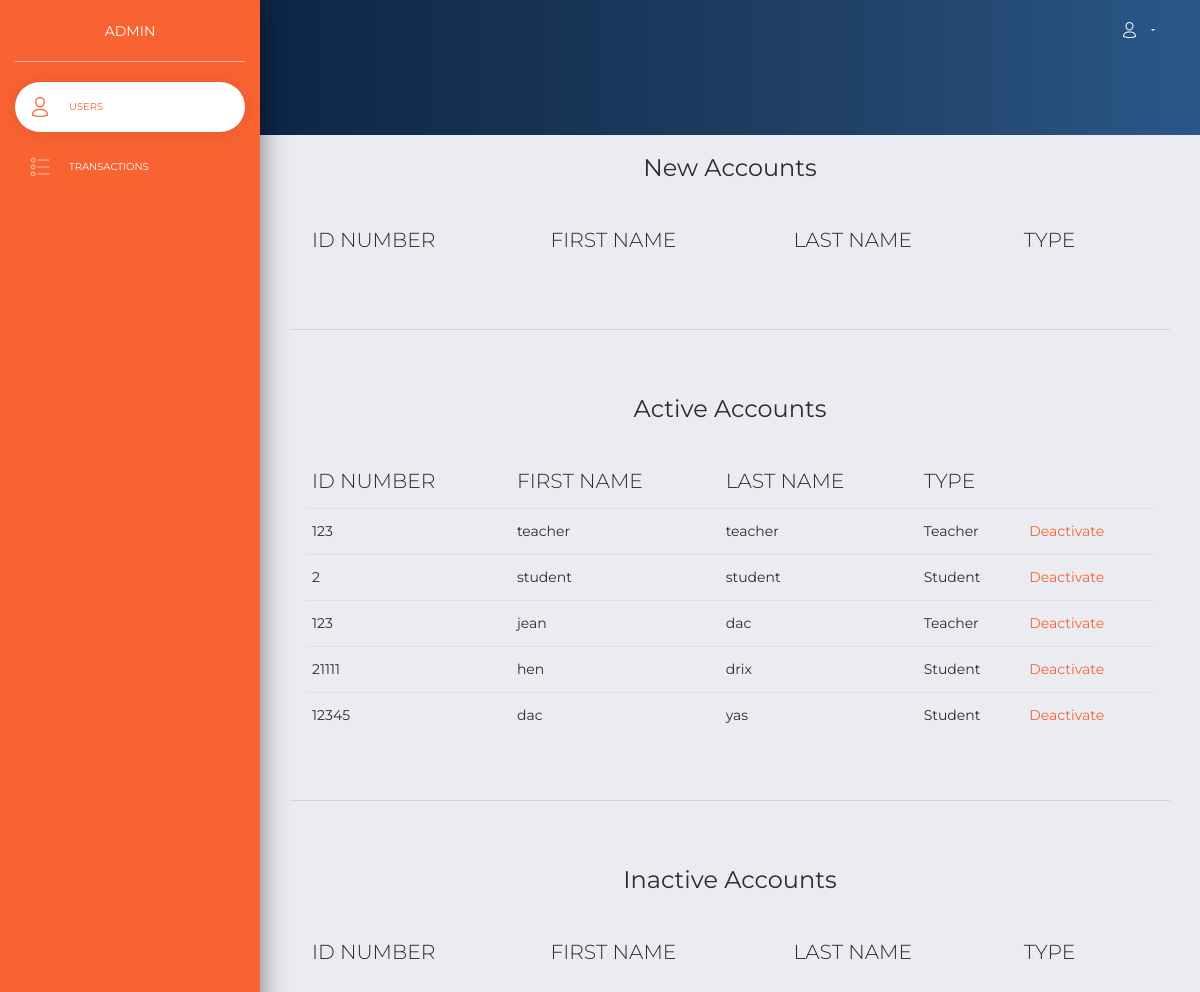
Before: /tekweb/admin/index.php (signed in) with the older database file.
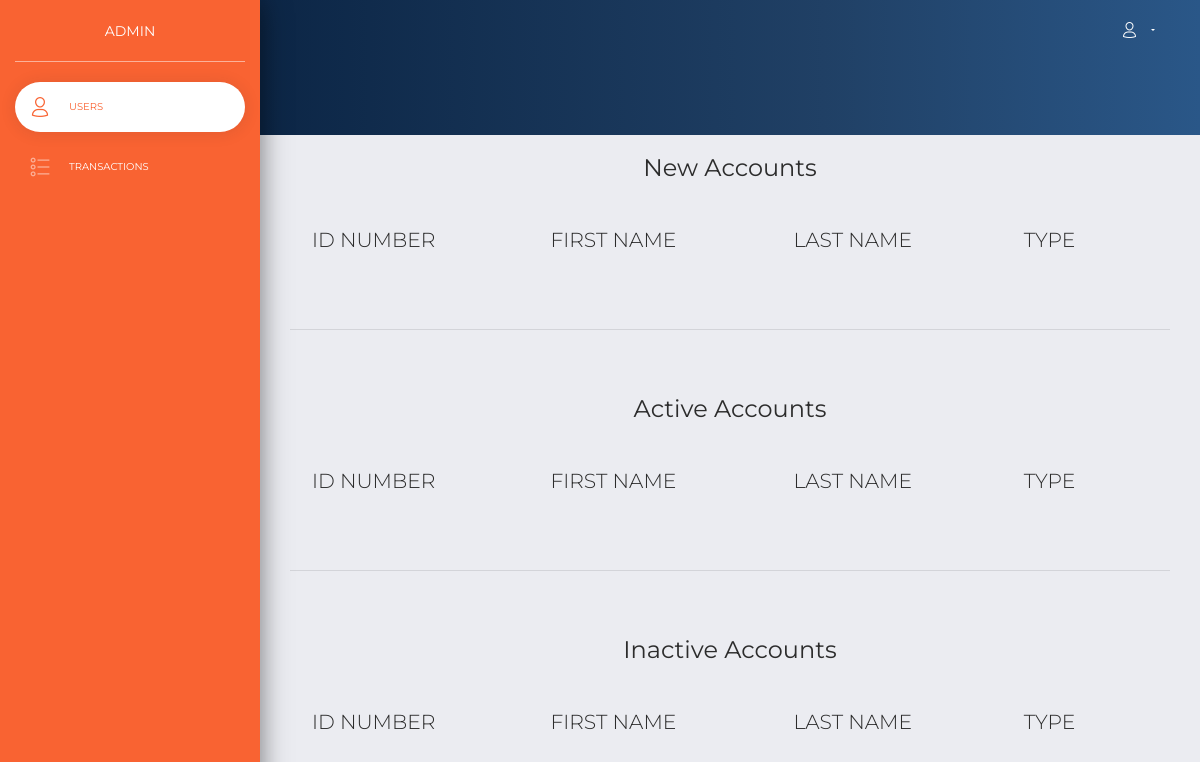
After: the same page with the newer database file.
### tables this page shows
CREATE TABLE IF NOT EXISTS `users` (
  `userID` int(45) NOT NULL AUTO_INCREMENT,
  `firstname` varchar(50) NOT NULL,
  `lastname` varchar(50) NOT NULL,
  `idnumber` int(11) NOT NULL,
  `password` varchar(50) NOT NULL,
  `type` varchar(50) NOT NULL,
  `course` varchar(50) DEFAULT NULL,
  `year` int(1) DEFAULT NULL,
  `status` varchar(50) NOT NULL,
  `department` varchar(50) DEFAULT NULL,
  PRIMARY KEY (`userID`)
);

### tekweb/admin/index.php (the view, shortened to what this page needs)
<!DOCTYPE html>
<html lang="en">
<head>
    <link href="https://use.fontawesome.com/releases/v5.0.6/css/all.css" rel="stylesheet">
    <link href="assets/css/bootstrap.min.css" rel="stylesheet"/>
    <link href="assets/css/now-ui-dashboard.css?v=1.1.0" rel="stylesheet"/>
    <link href="assets/demo/demo.css" rel="stylesheet"/>
</head>
<body class="">
<div class="wrapper ">
    <div class="sidebar" data-color="orange">
        <div class="logo">
            <a  class="simple-text logo-normal text-center">
                <?php
                    echo strtoupper($_SESSION['username']);
                ?>
            </a>
        </div>
        <div class="sidebar-wrapper">
            <ul class="nav">
                <li class="active">
                    <a href="index.php">
                        <i class="now-ui-icons users_single-02"></i>
                        <p>Users</p>
                    </a>
                </li>
                <li>
                    <a href="transactions.php">
                        <i class="now-ui-icons design_bullet-list-67"></i>
                        <p>Transactions</p>
                    </a>
                </li>
            </ul>
        </div>
    </div>
    <div class="main-panel">
        <nav class="navbar navbar-expand-lg navbar-transparent  navbar-absolute bg-primary fixed-top">
            <div class="container-fluid">
                <div class="collapse navbar-collapse justify-content-end" id="navigation">
                    <ul class="navbar-nav">
                        <li class="nav-item dropdown">
                            <a class="nav-link dropdown-toggle" href="http://example.com" id="navbarDropdownMenuLink"
                               data-toggle="dropdown" aria-haspopup="true" aria-expanded="false">
                                <i class="now-ui-icons users_single-02"></i>
                            </a>
                        </li>
                    </ul>
                </div>
            </div>
        </nav>
        <div class="panel-header panel-header-sm">
        </div>
        <div class="content">
            <div class="row">
                <div class="col-md-12">
                    <div class="card card-plain">
                        <div class="card-header">
                            <br>
                            <h4 class="card-title text-center"> New Accounts</h4>
                        </div>
                        <div class="card-body">
                            <div>
                                <table class="table">
                                    <thead class="">
                                    <th>
                                        ID NUMBER
                                    </th>
                                    <th>
                                        FIRST NAME
                                    </th>
                                    <th>
                                        LAST NAME
                                    </th>
                                    <th>
                                        TYPE
                                    </th>
                                    <th>
                                    </th>
                                    </thead>
                                </table>
                            </div>
                        </div>
                    </div>
                </div>
            </div>
            <hr>
            <div class="row">
                <div class="col-md-12">
                    <div class="card card-plain">
                        <div class="card-header">
                            <br>
                            <h4 class="card-title text-center"> Active Accounts</h4>
                        </div>
                        <div class="card-body">
                            <div>
                                <table class="table">
                                    <thead class="">
                                    <th>
                                        ID NUMBER
                                    </th>
                                    <th>
                                        FIRST NAME
                                    </th>
                                    <th>
                                        LAST NAME
                                    </th>
                                    <th>
                                        TYPE
                                    </th>
                                    <th>
                                    </th>
                                    </thead>
                                    <tbody>
                                    <?php
                                    require 'db.php';
                                    $sql = "SELECT * FROM users WHERE status = 'active' AND type != 'admin'";
                                    $res = $conn->query($sql);
                                    while ($row = $res->fetch_assoc()){
                                        echo "<tr>";
                                        echo "<td>" . $row['idnumber'] . "</td>";
                                        echo "<td>" . $row['firstname'] . "</td>";
                                        echo "<td>" . $row['lastname'] . "</td>";
                                        echo "<td>" . $row['type'] . "</td>";
                                        echo "<td>" . "<a href=" . 'deactivate.php?num=' . $row['userID'] . "  " . " >Deactivate</a>" . "</td>";
                                        echo "</tr>";
                                    }
                                    ?>
                                    </tbody>
                                </table>
                            </div>
                        </div>
                    </div>
                </div>
            </div>
            <hr>
            <div class="row">
                <div class="col-md-12">
                    <div class="card card-plain">
                        <div class="card-header">
                            <br>
                            <h4 class="card-title text-center"> Inactive Accounts</h4>
                        </div>
                        <div class="card-body">
                            <div>
                                <table class="table">
                                    <thead class="">
                                    <th>
                                        ID NUMBER
                                    </th>
                                    <th>
                                        FIRST NAME
                                    </th>
                                    <th>
                                        LAST NAME
                                    </th>
                                    <th>
                                        TYPE
                                    </th>
                                    <th>
                                    </th>
                                    </thead>
                                </table>
                            </div>
                        </div>
                    </div>
                </div>
            </div>
        </div>
    </div>
</div>
</body>
</html>

Changed rows visible on the page:
removed users: idnumber "123", firstname "teacher", lastname "teacher", type "Teacher"
removed users: idnumber "2", firstname "student", lastname "student", type "Student"
removed users: idnumber "123", firstname "jean", lastname "dac", type "Teacher"
removed users: idnumber "21111", firstname "hen", lastname "drix", type "Student"
removed users: idnumber "12345", firstname "dac", lastname "yas", type "Student"
